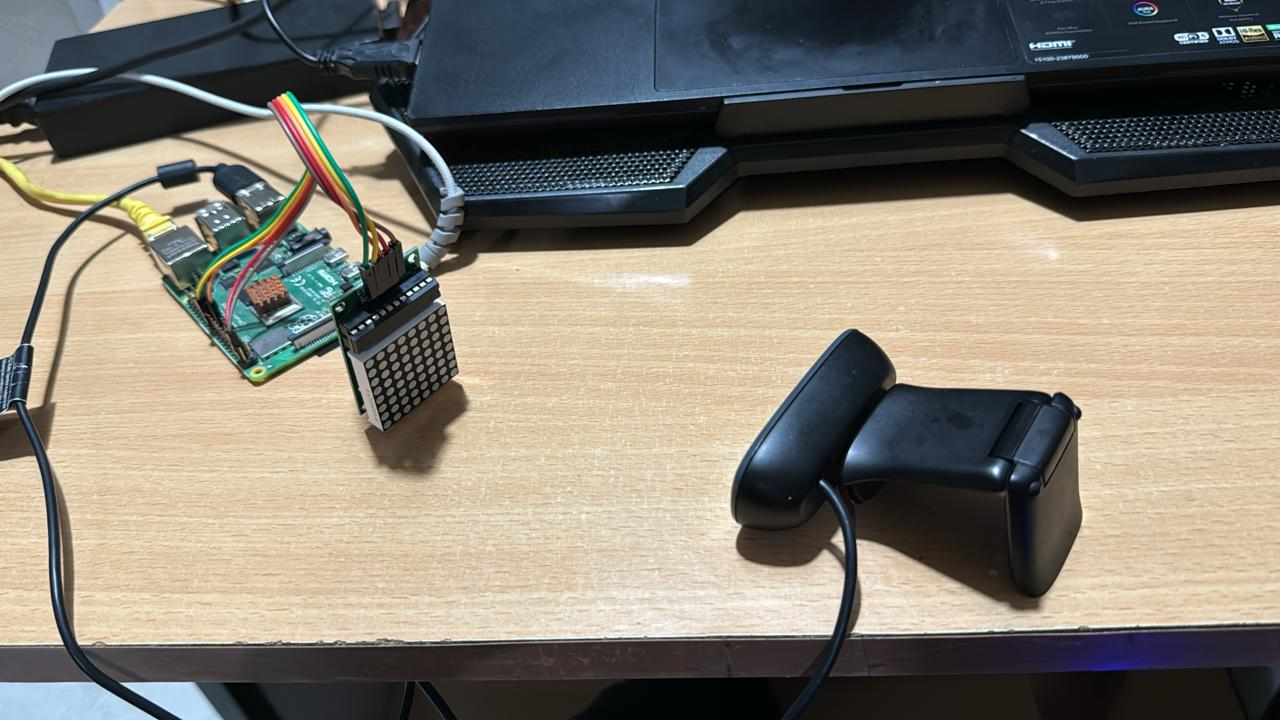
#> input picture 044542b3-14bc-4ef7-8431-b67e7caa6f97.jpg, 1280 x 720 px
$ python -i Captureimage.py   (imports and definitions only)
#> lines starting #> are read from the running program, lines starting #| are printed output that depends on the picture; after the words box and inside, x2 and y2 are one past the last pixel; in counts of white or black regions, pixels touching at a corner belong together
#> further down, picture is the input picture: shape (720, 1280, 3); mean B, G, R 114.9, 126.1, 132.2
import cv2
import numpy as np

def find_largest_square_contour(captured_image):
    # Convert the image to grayscale
    gray = cv2.cvtColor(captured_image, cv2.COLOR_BGR2GRAY)
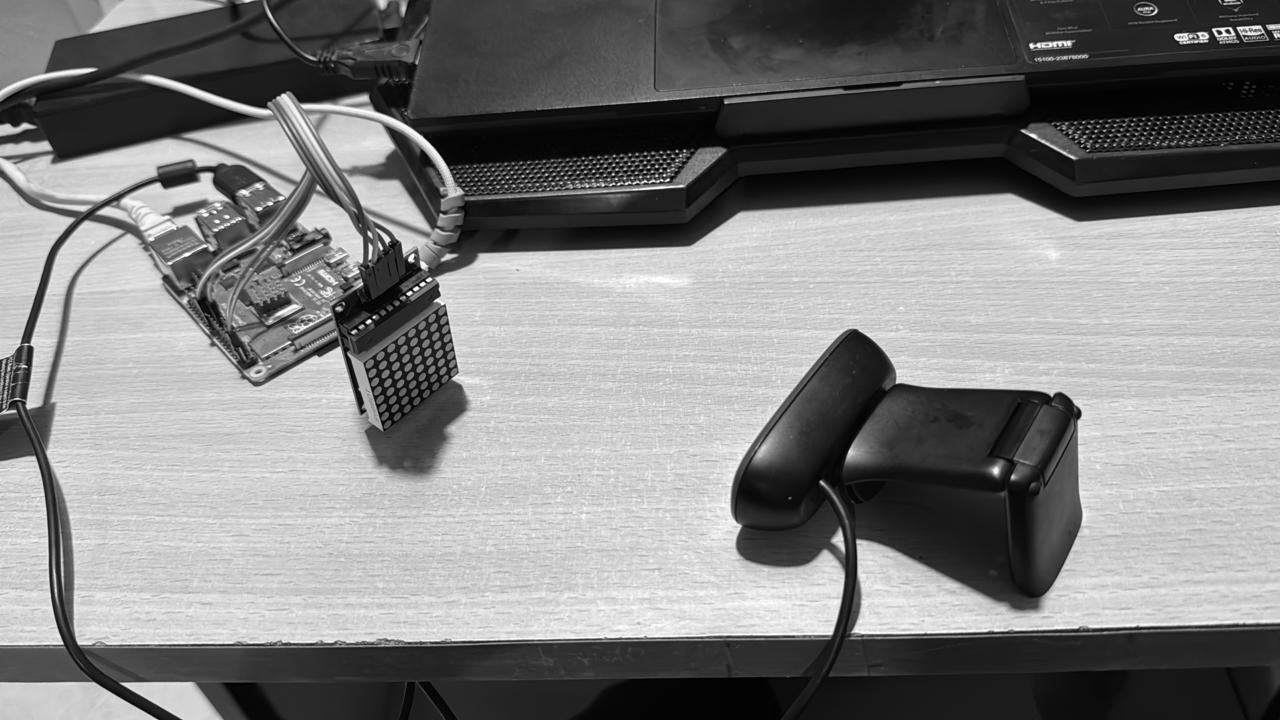
#> gray: shape (720, 1280); min 0, max 255, mean 126.6

    # Apply GaussianBlur to reduce noise and improve contour detection
    blurred = cv2.GaussianBlur(gray, (5, 5), 0)

    # Use Canny edge detector to find edges
    edges = cv2.Canny(blurred, 50, 150)
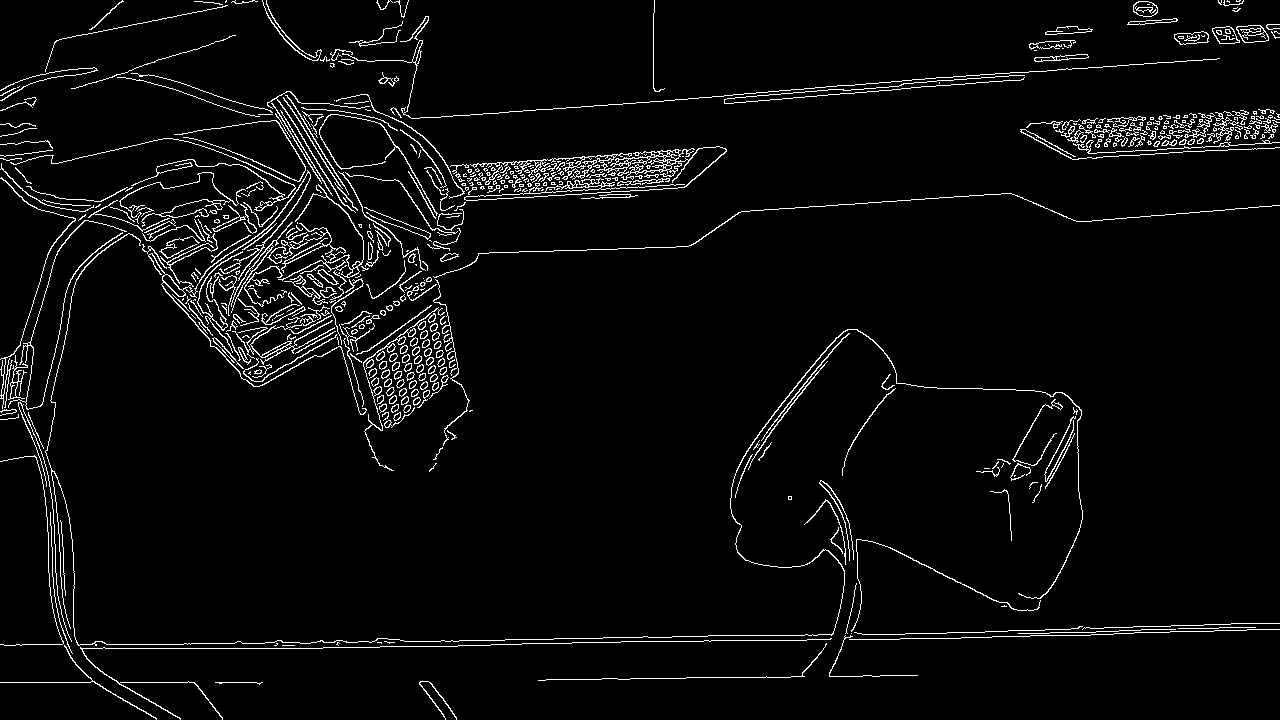
#> edges: shape (720, 1280); 4.1% white in thin lines or dots

    # Find contours in the edges image
    contours, _ = cv2.findContours(edges, cv2.RETR_EXTERNAL, cv2.CHAIN_APPROX_SIMPLE)
#> contours = 515 contours, 354 with area under 20; largest, box (x1, y1, x2, y2) and area: (464, 146, 727, 201) 1510, (148, 170, 367, 415) 606, (1236, 25, 1269, 43) 423, (1174, 31, 1209, 45) 328, (1212, 26, 1240, 44) 328

    # Filter contours to find squares
    squares = []
    for contour in contours:
        epsilon = 0.02 * cv2.arcLength(contour, True)
        approx = cv2.approxPolyDP(contour, epsilon, True)
        if len(approx) == 4 and cv2.isContourConvex(approx):
            squares.append(approx)
#> this loop made 515 passes
#> epsilon on passes 2, 4, 6: 4.27, 8.8, 0.205
#> after the loop, squares = 13 contours, 11 with area under 20; largest, box (x1, y1, x2, y2) and area: (1212, 27, 1240, 44) 300, (1127, 19, 1178, 25) 125

    # Find the largest square contour
    largest_square = max(squares, key=cv2.contourArea, default=None)
#> largest_square = [[1212, 28], [1219, 43], [1239, 42], [1231, 27]]

    return largest_square

def highlight_square(frame, square_contour):
    # Draw a rectangle around the detected square
    if square_contour is not None:
        cv2.drawContours(frame, [square_contour], -1, (0, 255, 0), 2)

    return frame

def decode_and_display():
    capture = cv2.VideoCapture(0)

    # Initialize camera window
    cv2.namedWindow("Camera Output")

    while True:
        # Capture frame from the camera
        ret, frame = capture.read()

        # Find and highlight the square
        square_contour = find_largest_square_contour(frame)
        frame_with_highlight = highlight_square(frame.copy(), square_contour)

        # Display the camera output with highlighted square
        cv2.imshow("Camera Output", frame_with_highlight)

        # Check for key press
        key = cv2.waitKey(1) & 0xFF

        # 'q' key to exit the loop
        if key == ord('q'):
            break

    # Release the camera and close all windows
    capture.release()
    cv2.destroyAllWindows()

# [2 lines not run here, left out]

>>> import cv2
>>> picture = cv2.imread('044542b3-14bc-4ef7-8431-b67e7caa6f97.jpg')
>>> result = find_largest_square_contour(picture)
#> result = [[1212, 28], [1219, 43], [1239, 42], [1231, 27]]

$ run again, on PRoject.jpg
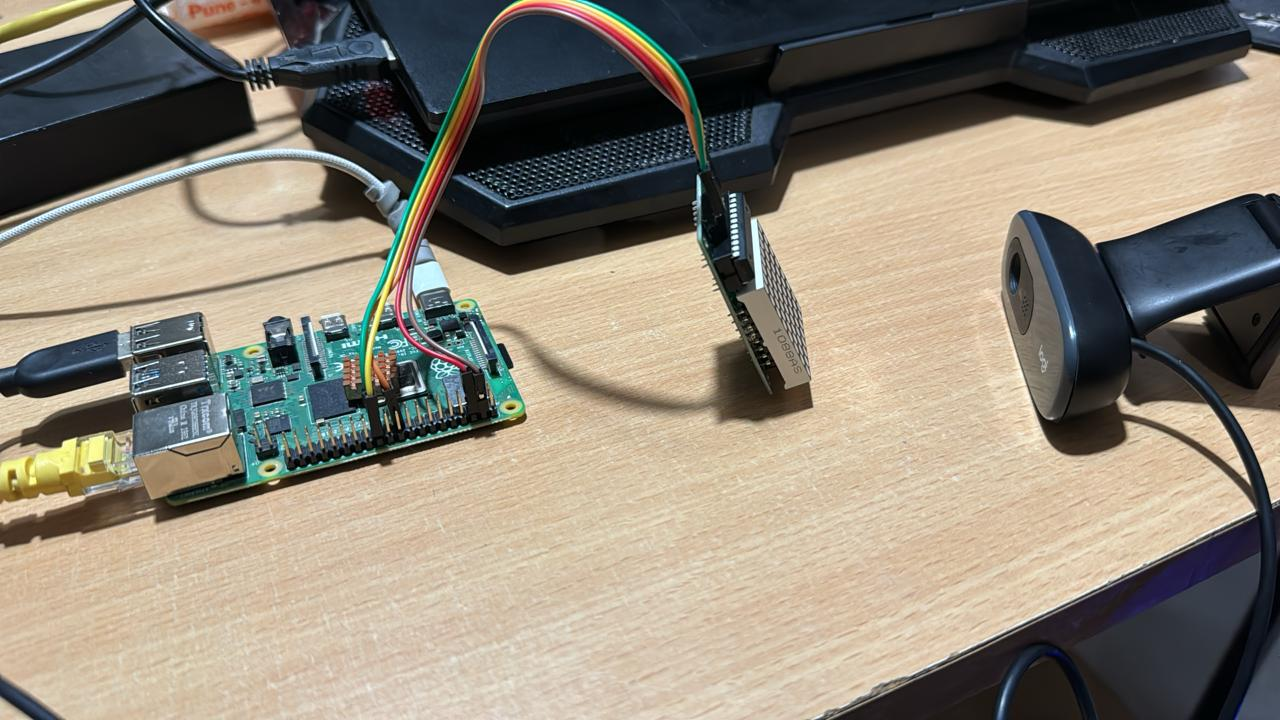
#> input picture PRoject.jpg, 1280 x 720 px
#> picture is the input picture: shape (720, 1280, 3); mean B, G, R 118.3, 132.2, 140.2
#> in find_largest_square_contour, `gray = cv2.cvtColor(captured_image, cv2.COLOR_BGR2GRAY)`:
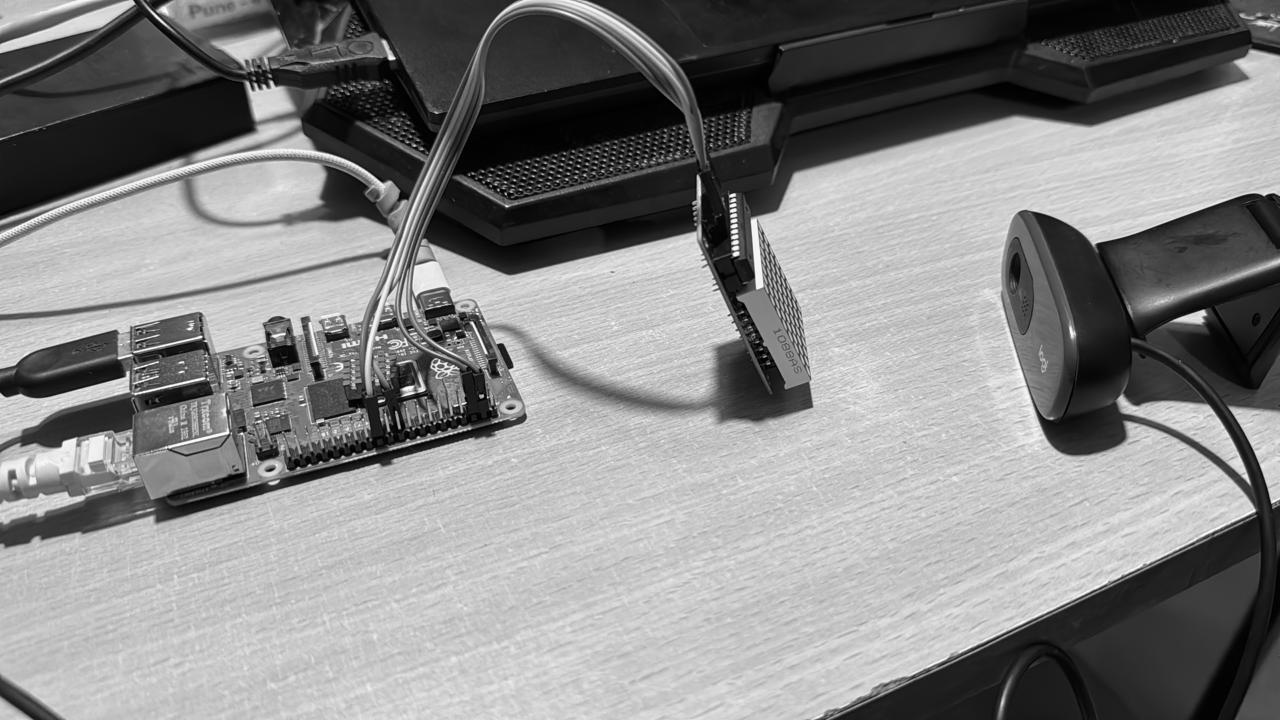
#> gray: shape (720, 1280); min 0, max 255, mean 133
#> in find_largest_square_contour, `edges = cv2.Canny(blurred, 50, 150)`:
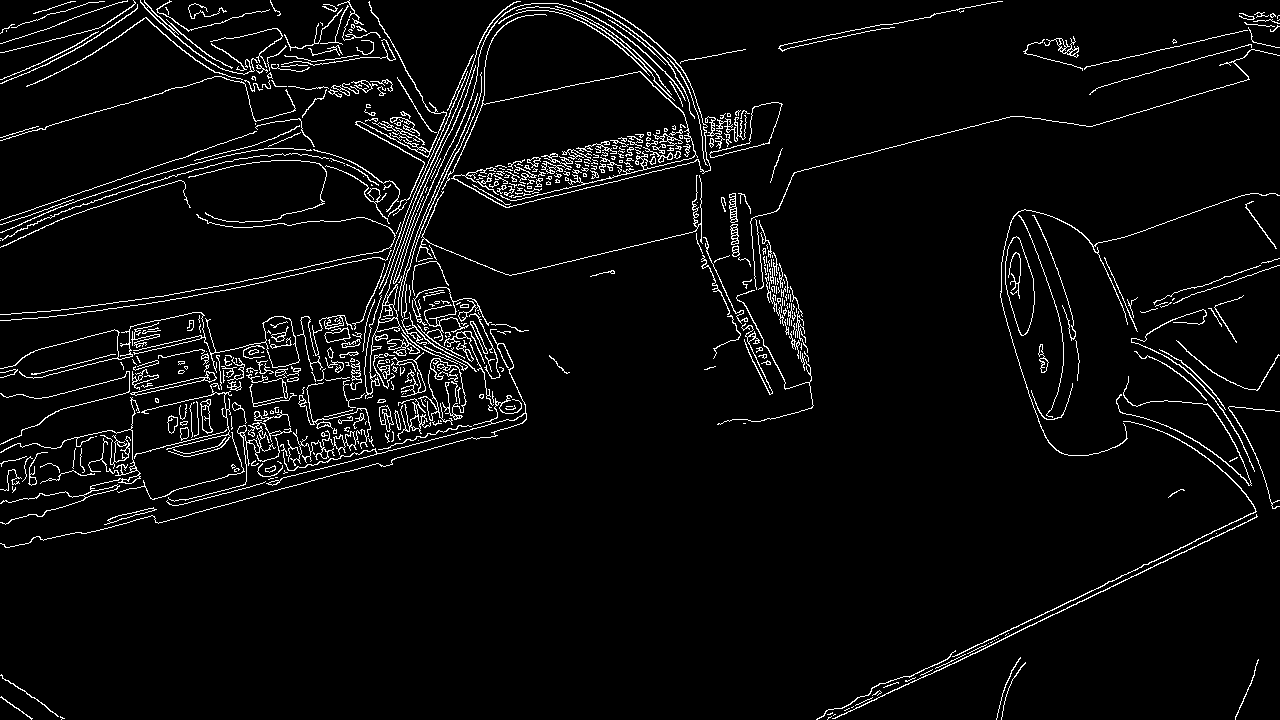
#> edges: shape (720, 1280); 4.5% white in thin lines or dots
#> contours = 554 contours, 423 with area under 20; largest, box (x1, y1, x2, y2) and area: (1005, 236, 1035, 336) 1928, (0, 312, 300, 379) 1409, (709, 102, 783, 158) 1198, (364, 65, 476, 399) 686, (0, 397, 141, 525) 328
#> the loop in find_largest_square_contour, `for contour in contours:` made 554 passes
#> epsilon on passes 1, 2, 4: 0.221, 0.261, 0.245
#> after the loop in find_largest_square_contour, `for contour in contours:`: squares = 9 contours, 7 with area under 20; largest, box (x1, y1, x2, y2) and area: (470, 321, 488, 354) 110, (180, 427, 189, 441) 76
#> largest_square = [[470, 321], [483, 352], [487, 353], [475, 324]]
